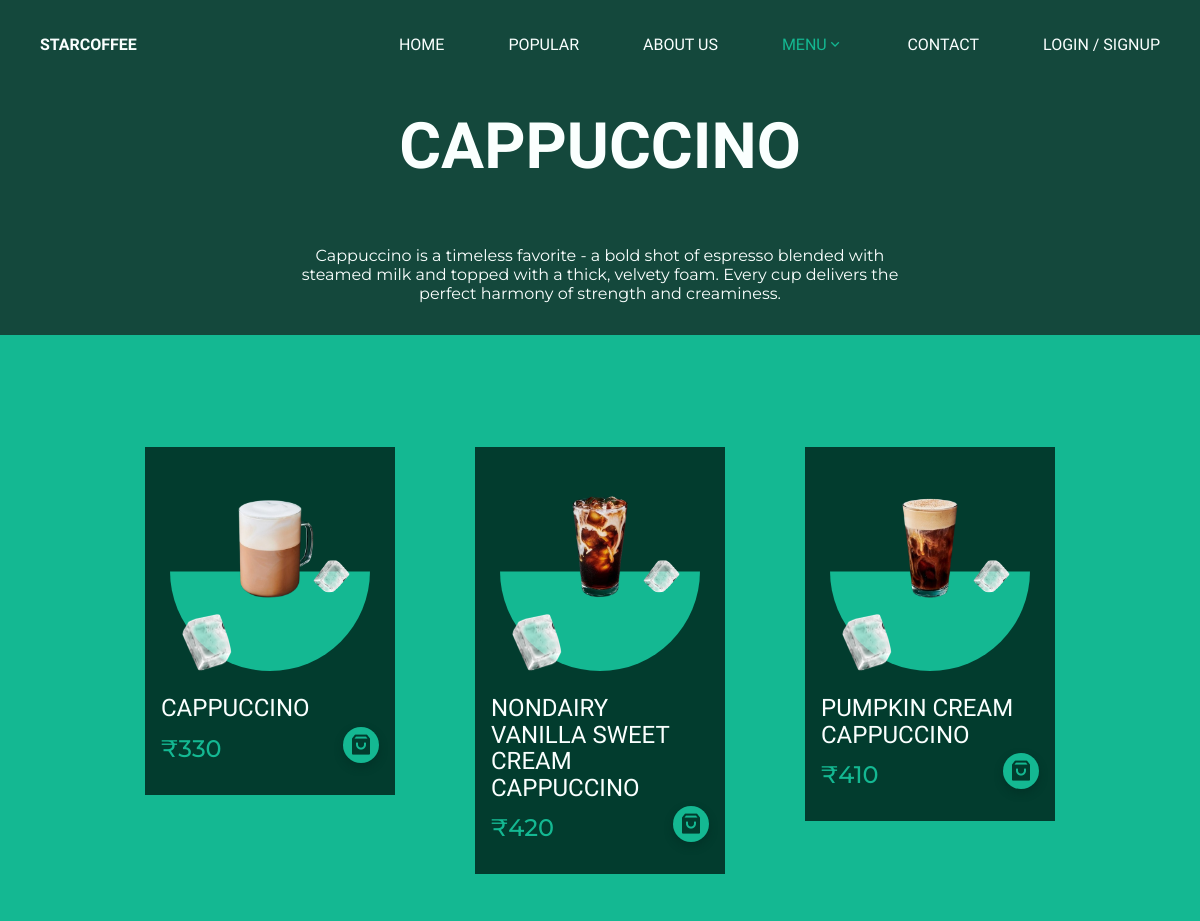
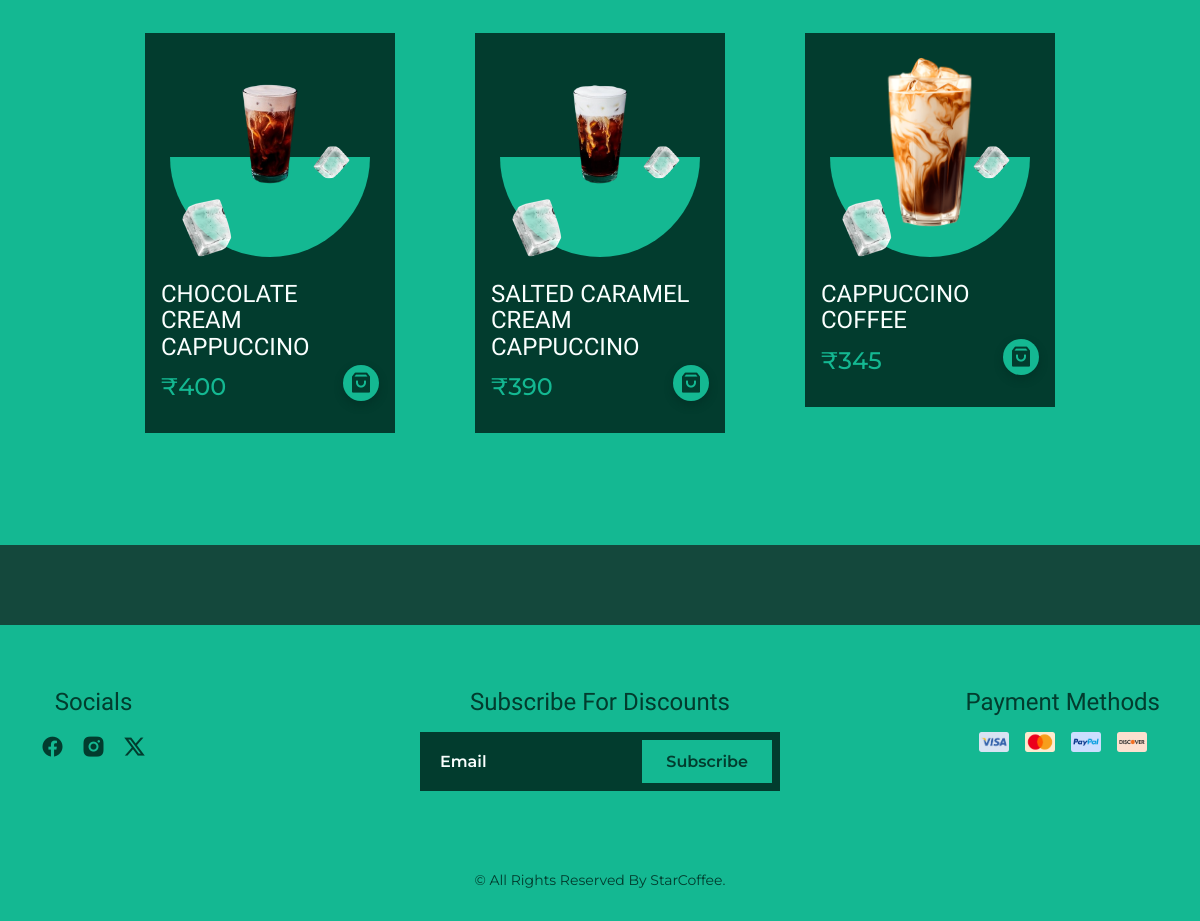
The page /products.php?cat=2 on the database its author committed (2 pictures, top to bottom).
### tables this page shows
CREATE TABLE `category` (
  `category_id` int(4) NOT NULL,
  `category_name` varchar(100) DEFAULT NULL,
  `category_image` longtext DEFAULT NULL,
  `category_time` varchar(100) NOT NULL,
  `category_status` int(1) NOT NULL DEFAULT 1,
  `category_description` text DEFAULT NULL
);

CREATE TABLE `products` (
  `p_id` int(4) NOT NULL,
  `p_category` varchar(50) DEFAULT NULL,
  `p_name` varchar(255) DEFAULT NULL,
  `p_price` bigint(100) DEFAULT NULL,
  `p_image` longtext DEFAULT NULL,
  `p_short_description` longtext DEFAULT NULL,
  `p_time` varchar(100) DEFAULT NULL,
  `p_status` int(1) DEFAULT 1
);

### products.php (the view, shortened to what this page needs)
<?php
include 'db.php';
$category_id = isset($_GET['cat']) ? intval($_GET['cat']) : 1;
$pageTitle = "Products";
$cat_stmt = $conn->prepare("SELECT category_name, category_description FROM category WHERE category_id = ? AND category_status = 1");
$cat_stmt->bind_param("i", $category_id);
$cat_stmt->execute();
$cat_stmt->bind_result($category_name, $category_description);
if ($cat_stmt->fetch()) {
  $pageTitle = $category_name;
} else {
  header("Location: index.php");
  exit();
}
$products = [];
$prod_stmt = $conn->prepare("SELECT * FROM products WHERE p_category = ? AND p_status = 1 ORDER BY p_id DESC");
$prod_stmt->bind_param("i", $category_id);
$prod_stmt->execute();
$result = $prod_stmt->get_result();
while ($row = $result->fetch_assoc()) {
  $products[] = $row;
}
include 'inc/header.php';
?>
<main class="main section">
  <h2 class="section__title" style="color: var(--white-color);">
    <?php echo htmlspecialchars(strtoupper($pageTitle)); ?>
  </h2>
  <p class="about__description"
    style="text-align: center; margin-bottom: 2rem; color: var(--white-color); max-width: 600px; margin-left: auto; margin-right: auto;">
    <?php echo htmlspecialchars($category_description ?? ''); ?>
  </p>
  <section class="products section" id="products">
    <div class="products__container container grid">
      <?php if ($products): ?>
        <?php foreach ($products as $product): ?>
          <a href="single-product.php?id=<?php echo $product['p_id']; ?>">
            <article class="products__card">
              <div class="products__images">
                <img src="assets/img/ice-img.png" alt="image" class="products__ice-1">
                <img src="product-images/<?php echo htmlspecialchars($product['p_image']); ?>" alt="image"
                  class="products__coffee">
              </div>
              <div class="products__data">
                <h3 class="products__name"><?php echo strtoupper(htmlspecialchars($product['p_name'])); ?></h3>
                <span class="products__price">₹<?php echo htmlspecialchars($product['p_price']); ?></span>
                <button class="products__button"><i class="ri-shopping-bag-3-fill"
                    style="color: var(--dark-color);"></i></button>
              </div>
            </article>
          </a>
        <?php endforeach; ?>
      <?php else: ?>
        <div style="color: var(--white-color); text-align:center; width:100%;">No products found in this category.</div>
      <?php endif; ?>
    </div>
  </section>
</main>
<?php include('inc/footer.php'); ?>

### assets/css/styles.css (style rules this page uses)
:root { --header-height: 3.5rem; --first-color: hsl(166, 80%, 40%); --first-color-alt: hsl(166, 78%, 38%); --title-color: hsl(166, 95%, 15%); --text-color: hsl(166, 12%, 40%); --white-color: hsl(166, 100%, 99%); --dark-color: hsl(166, 95%, 12%); --body-color: hsl(166, 56%, 18%); --body-white-color: hsl(0, 0%, 100%); --body-first-color: hsl(166, 80%, 40%); --body-font: "Montserrat", serif; --second-font: "Saira", serif; --biggest-font-size: 4.5rem; --big-font-size: 2.5rem; --h1-font-size: 1.5rem; --h2-font-size: 1.25rem; --h3-font-size: 1rem; --normal-font-size: .938rem; --small-font-size: .813rem; --font-regular: 400; --font-medium: 500; --font-semi-bold: 600; --z-tooltip: 10; --z-fixed: 100; }
@media screen and (min-width: 1150px) { :root { --biggest-font-size: 9.5rem; --big-font-size: 4rem; --h1-font-size: 2rem; --h2-font-size: 1.5rem; --h3-font-size: 1.25rem; --normal-font-size: 1rem; --small-font-size: .875rem; } }
* { box-sizing: border-box; padding: 0; margin: 0; }
html { scroll-behavior: smooth; }
input, button, body { font-family: var(--body-font); font-size: var(--normal-font-size); }
body { background-color: var(--body-color); color: var(--text-color); }
input, button { outline: none; border: none; }
h1, h2, h3, h4 { font-family: var(--second-font); font-weight: var(--font-medium); line-height: 110%; }
a { text-decoration: none; }
img { display: block; max-width: 100%; height: auto; }
.container { max-width: 1120px; margin-inline: 1.5rem; }
.grid { display: grid; gap: 1.5rem; }
.section { padding-block: 5rem 4rem; }
.section__title { text-align: center; font-size: var(--big-font-size); font-weight: var(--font-semi-bold); margin-bottom: 2.5rem; }
.main { overflow: hidden; }
.about .section__title, .about__description { color: var(--white-color); margin-bottom: 1.5rem; }
.products { background-color: var(--body-first-color); }
.products__container { grid-template-columns: repeat(2, 1fr); }
.products__card { position: relative; background-color: var(--dark-color); padding: 1rem .5rem 1.25rem; }
.products__images { position: relative; display: grid; justify-items: center; justify-self: center; }
.products__images img { position: absolute; }
.products__coffee { width: 55%; min-width: 160px; max-width: 200px; max-height: 85%; height: auto; object-fit: contain; left: 50%; transform: translateX(-50%); transition: none; z-index: 1; }
.products__ice-1 { width: 30px; left: .5rem; bottom: 0; transition: transform .5s .1s; }
.products__data { margin-top: 1.5rem; }
.products__name { color: var(--white-color); font-size: var(--h3-font-size); margin-bottom: .75rem; }
.products__price { color: var(--first-color); font-size: var(--h3-font-size); font-weight: var(--font-medium); }
.products__button { position: absolute; right: .5rem; bottom: 1.25rem; width: 32px; height: 32px; background-color: var(--first-color); color: var(--dark-color); font-size: 1.5rem; border-radius: 50%; box-shadow: 0 4px 8px hsla(166, 85%, 8%, .4); display: grid; place-items: center; cursor: pointer; }
@media screen and (min-width: 576px) { .products__container { grid-template-columns: repeat(2, 160px); justify-content: center; } }
@media screen and (min-width: 760px) { .products__container { grid-template-columns: repeat(3, 160px); } }
@media screen and (min-width: 1150px) { .container { margin-inline: auto; } }
@media screen and (min-width: 1150px) { .section { padding-block: 7rem 5rem; } }
@media screen and (min-width: 1150px) { .section__title { margin-bottom: 4rem; } }
@media screen and (min-width: 1150px) { .about__description { margin-bottom: 4rem; } }
@media screen and (min-width: 1150px) { .products__container { grid-template-columns: repeat(3, 250px); gap: 5rem; padding-bottom: 2rem; } }
@media screen and (min-width: 1150px) { .products__card { padding: 1.5rem 1rem 2rem; } }
@media screen and (min-width: 1150px) { .products__coffee { width: 130px; } }
@media screen and (min-width: 1150px) { .products__ice-1 { width: 50px; left: .75rem; } }
@media screen and (min-width: 1150px) { .products__data { margin-top: 1.5rem; } }
@media screen and (min-width: 1150px) { .products__name, .products__price { font-size: var(--h2-font-size); } }
@media screen and (min-width: 1150px) { .products__button { right: 1rem; bottom: 2rem; width: 36px; height: 36px; } }

### rows shown on the page
category: category_name "CAPPUCCINO", category_description "Cappuccino is a timeless favorite - a bold shot of espresso blended with steamed milk and topped with a thick, velvety foam. Every cup delivers the perfect harmony of strength and creaminess."
products: p_image (picture), p_name "CAPPUCCINO", p_price "330"
products: p_image (picture), p_name "NONDAIRY VANILLA SWEET CREAM CAPPUCCINO", p_price "420"
products: p_image (picture), p_name "PUMPKIN CREAM CAPPUCCINO", p_price "410"
products: p_image (picture), p_name "CHOCOLATE CREAM CAPPUCCINO", p_price "400"
products: p_image (picture), p_name "SALTED CARAMEL CREAM CAPPUCCINO", p_price "390"
products: p_image (picture), p_name "CAPPUCCINO COFFEE", p_price "345"
